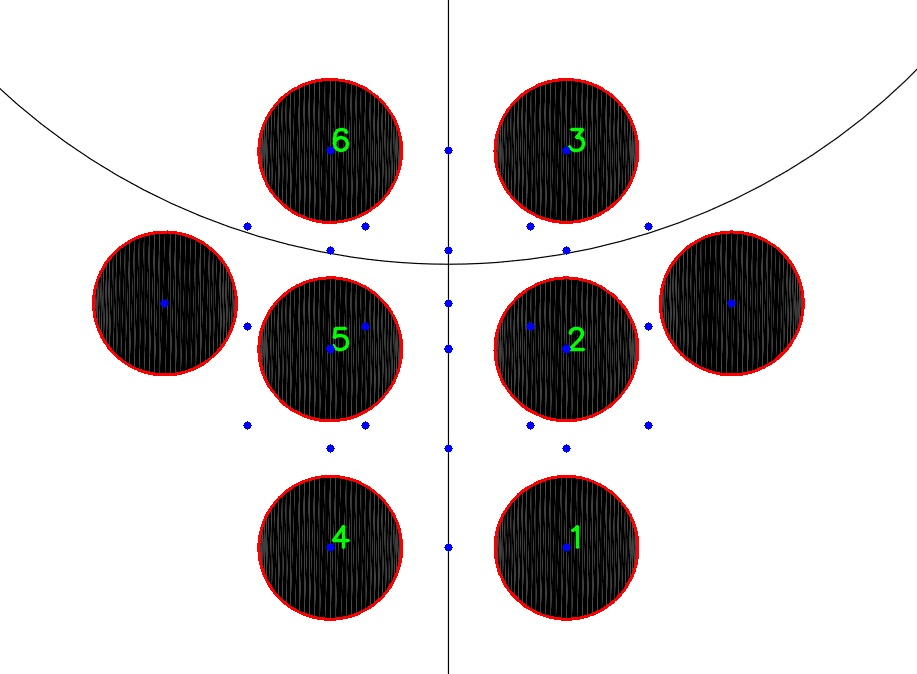
#> input picture Code/center_of_couples.jpg, 917 x 674 px, given in place of the camera
$ python 4.py   (older library calls are emulated)
#> lines starting #> are read from the running program, lines starting #| are printed output that depends on the picture; after the words box and inside, x2 and y2 are one past the last pixel; in counts of white or black regions, pixels touching at a corner belong together
import cv2
import numpy as np
from matplotlib import pyplot as plt

import math
#img=cv2.imread("D:\cv.png")

cap = cv2.VideoCapture(1)

if (cap.isOpened() == False):
    print('falied...')
else:
    while(cap.isOpened()):
        rect, frame = cap.read()
#> frame is the input picture: shape (674, 917, 3); mean B, G, R 203, 202.9, 206.4
        #img=cv2.blur(img,(1,1))

        #frame = cv2.medianBlur(frame, 5)

        imgray=cv2.Canny(frame,600,100,3)#Canny边缘检测，参数可更改
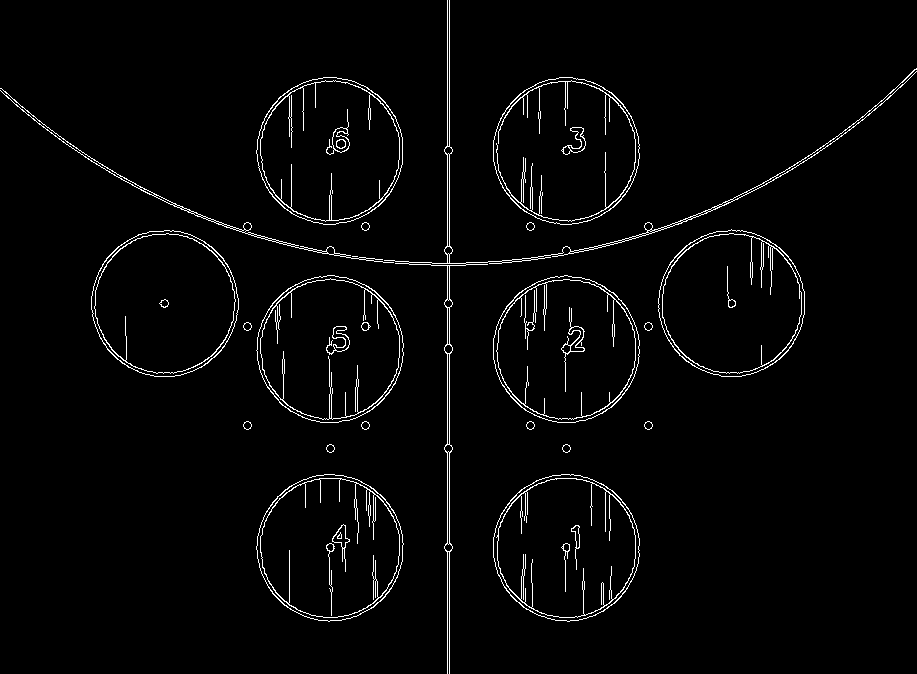
#> imgray: shape (674, 917); 2.6% white in thin lines or dots
        #cv2.imshow("canny",imgray)

        # imgray = cv2.cvtColor(frame, cv2.COLOR_BGR2GRAY)
        # cv2.imshow('imgray', imgray)

        ret,thresh = cv2.threshold(imgray,127,255,cv2.THRESH_BINARY) # 阈值127，变成255
        cv2.imshow('thresh', thresh)
        #print(thresh)

        image, contours, hierarchy = cv2.findContours(thresh, cv2.RETR_TREE,cv2.CHAIN_APPROX_SIMPLE)#contours为轮廓集，可以计算轮廓的长度、面积等
#> contours = 224 contours, 115 with area under 20; largest, box (x1, y1, x2, y2) and area: (493, 77, 640, 225) 16788, (256, 275, 404, 423) 16786, (91, 230, 239, 377) 16783, (658, 229, 805, 377) 16772, (256, 77, 403, 225) 16770
        # if d == True:
        #     print(contours)
        #     d = not d
        for cnt in contours:
            if len(cnt)>50:
                S1=cv2.contourArea(cnt)
                ell=cv2.fitEllipse(cnt)
                S2 =math.pi*ell[1][0]*ell[1][1]
                # if (S1/S2)>0.2 :#面积比例，可以更改，根据数据集。。。
                frame = cv2.ellipse(frame, ell, (0, 255, 0), 2)
#> this loop made 224 passes
#> (S1, ell, S2) on passes 1, 2, 3, 6, 12, 13, 14, 17, 40, 41, 42: (16763, ((565.9, 547.3), (145.9, 146.1), 119.2), 66997.5), (16687.5, ((566, 547.3), (145.7, 145.9), 125.1), 66770.3), (15329.5, ((566, 547.3), (139.7, 140), 88.63), 61452.6), (15182, ((566.4, 547.1), (127.3, 137), 177.8), 54775.5), (16754.5, ((329.7, 547.3), (146, 146.1), 149.1), 67002.8), (16675.5, ((329.7, 547.3), (145.7, 145.8), 18.97), 66772.6), (15351.5, ((329.8, 547.3), (139.9, 139.9), 99.89), 61488.8), (15206.5, ((325.9, 548.1), (131.2, 138.1), 173.3), 56946.6), (16754.5, ((565.8, 348.8), (146, 146.1), 4.55), 66987.3), (16678.5, ((565.9, 348.9), (145.8, 145.8), 154.2), 66766.7), (15315.5, ((565.9, 348.8), (139.7, 139.9), 139.5), 61378.8)
#> cnt on passes 8, 60: [[561, 547], [562, 546], [563, 547], [562, 548]], [[368, 326], [369, 325], [370, 326], [369, 327]]
#> pass 1, `frame = cv2.ellipse(frame, ell, (0, 255, 0), 2)`:
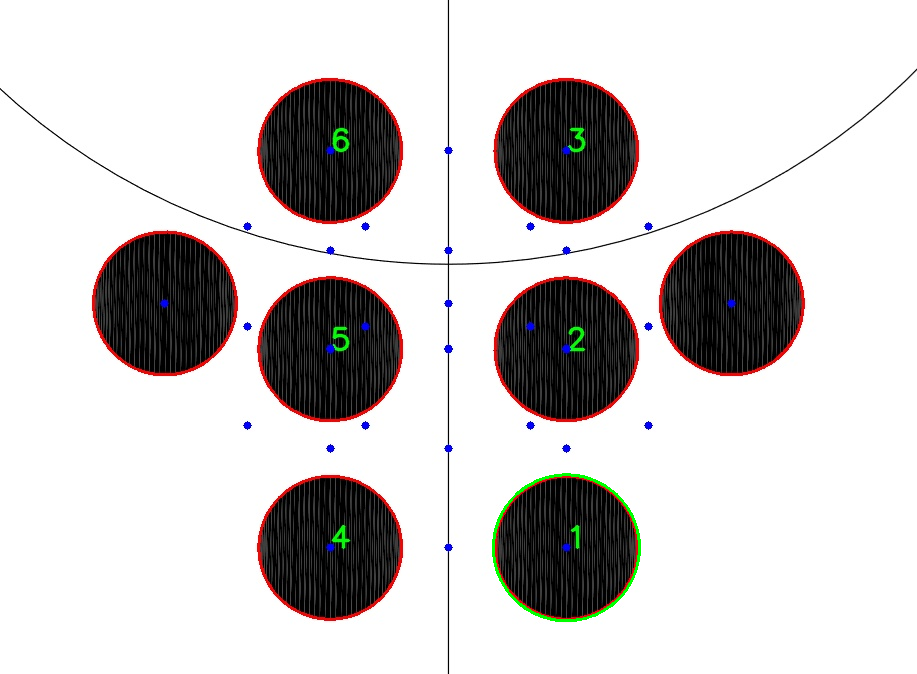
#> frame: shape (674, 917, 3); 0.22% of pixels changed, all inside (x1, y1, x2, y2) = (492, 473, 641, 622)
#> pass 3, `frame = cv2.ellipse(frame, ell, (0, 255, 0), 2)`:
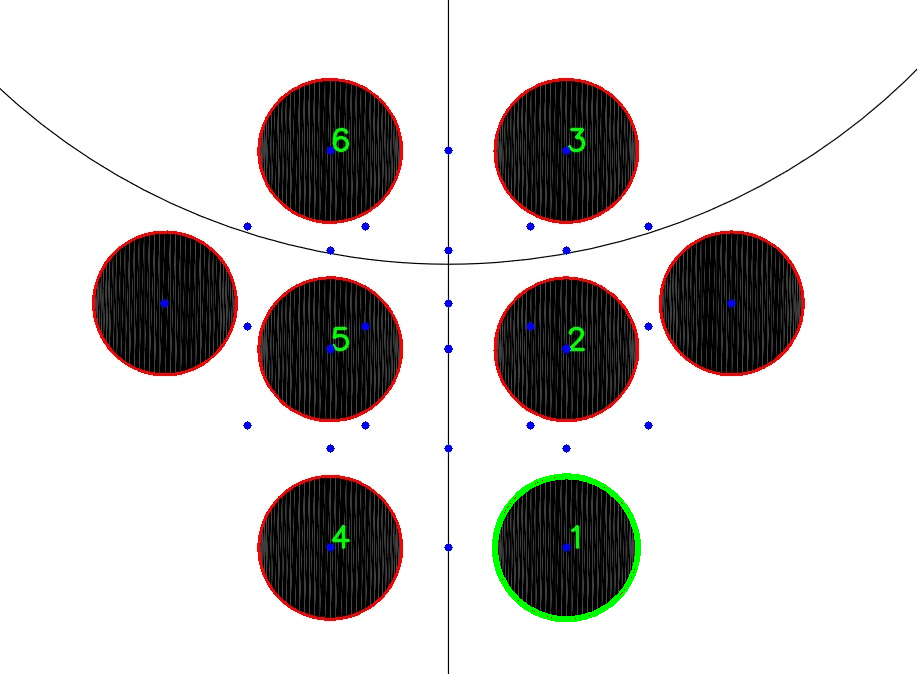
#> frame: shape (674, 917, 3); mean B, G, R 202.7, 203.7, 205.6
#> after the loop:
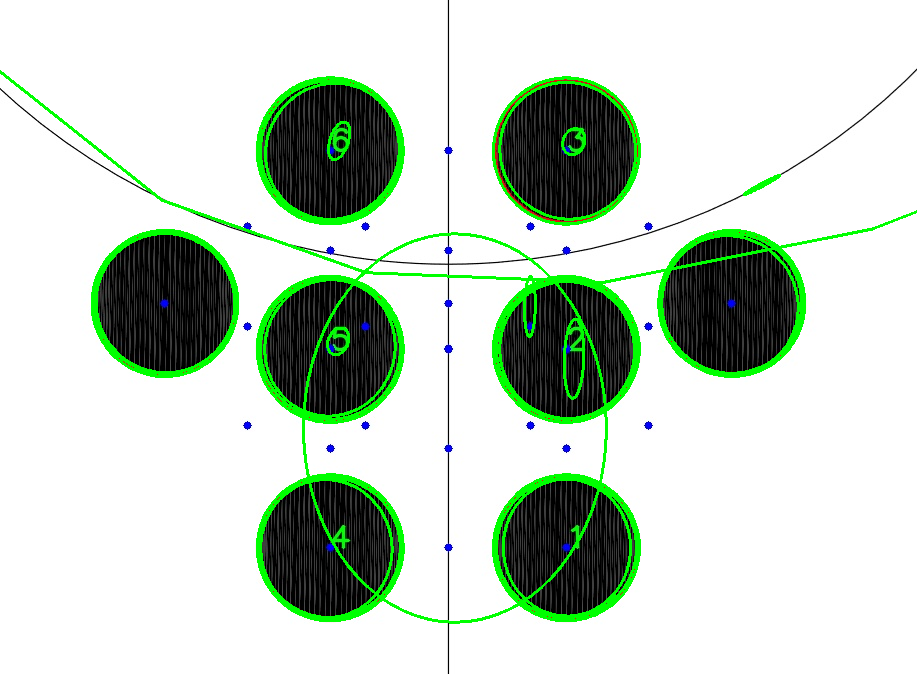
#> frame: shape (674, 917, 3); 5.08% of pixels changed, all inside (x1, y1, x2, y2) = (0, 70, 917, 624)
                #     print(str(S1) + "    " + str(S2)+"   "+str(ell[0][0])+"   "+str(ell[0][1]))
        cv2.imshow("0",frame)
        k = cv2.waitKey(1) & 0xff
#> (key Esc is pressed here)
        if k == 27:
            break

#
# img = cv2.imread("D:\ell.png")
#
# img_c=cv2.Canny(img,600,100,3)#Canny边缘检测，参数可更改
# #cv2.imshow("1",img_c)
#
# # ret,thresh = cv2.threshold(img_c,127,255,cv2.THRESH_BINARY) # 阈值127，变成255
# # cv2.imshow('thresh', thresh)
#
# image, contours, hierarchy = cv2.findContours(img_c, cv2.RETR_TREE,cv2.CHAIN_APPROX_SIMPLE)#contours为轮廓集，可以计算轮廓的长度、面积等
# #print(contours)
#
# for cnt in contours:
#     if len(cnt)>50:
#         #S1=cv2.contourArea(cnt)
#         ell=cv2.fitEllipse(cnt)
#         print(ell)
#
#         S2 =math.pi*ell[1][0]*ell[1][1]
#         # if (S1/S2)>0.2 :#面积比例，可以更改，根据数据集。。。
#         res = cv2.ellipse(img, ell, (0, 0, 255), 2)
#         #     print(str(S1) + "    " + str(S2)+"   "+str(ell[0][0])+"   "+str(ell[0][1]))
#
# cv2.imshow("res",res)
# cv2.waitKey(0)
#
# k = cv2.waitKey(1) & 0xff
# if k == 27:
#     cv2.destroyAllWindows()
